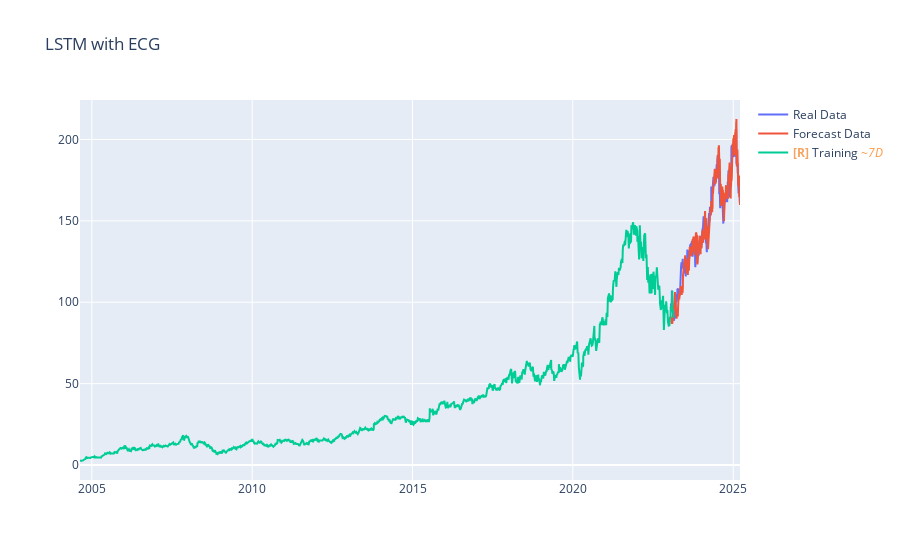

The cell this chart's notebook holds for it:
### Code cell
fig = go.Figure()
fig.update_layout(title="LSTM with ECG")
fig.add_trace(go.Scatter(x=df_test['ds'], y=df_test['y'], mode='lines', name='Real Data'))
fig.add_trace(go.Scatter(x=df_test['ds'], y=out_test.reshape(-1), mode='lines', name='Forecast Data'))
fig.add_trace(go.Scatter(x=df_train['ds'], y=df_train['y'], mode='lines', name='Training'))
fig.show()

### Figure 1 — Plotly figure (JSON) as saved in the notebook; plotly's stock layout.template omitted (floating-point values rounded to 4 significant figures; data arrays with more than 128 entries replaced by an {"elided": "..."} marker saying what was removed)
{"data": [{"mode": "lines", "name": "Real Data", "type": "scatter", "uid": "2c16281a-cd02-44e9-88cf-7941daf378b2", "x": {"elided": "563 str values"}, "y": {"elided": "563 float values"}}, {"mode": "lines", "name": "Forecast Data", "type": "scatter", "uid": "a65d3f2a-409b-4d76-bb74-14e2c6eaf525", "x": {"elided": "563 str values"}, "y": {"elided": "563 float values"}}, {"mode": "lines", "name": "<b style=\"color:sandybrown\">[R]</b> Training <i style=\"color:#fc9944\">~7D</i>", "type": "scatter", "uid": "d45329f4-c629-46d8-91ac-c5f4417501a0", "x": {"elided": "1000 str values"}, "y": {"elided": "1000 float values"}}], "layout": {"title": {"text": "LSTM with ECG"}}}
